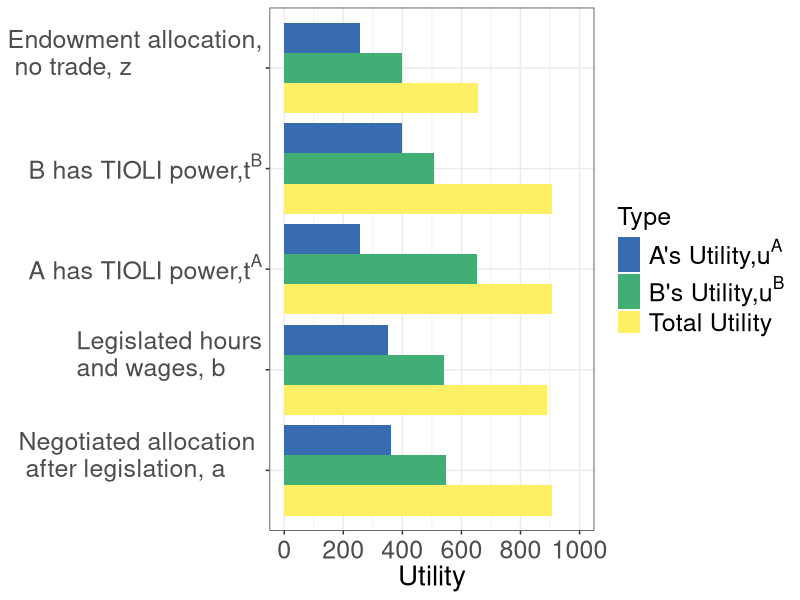
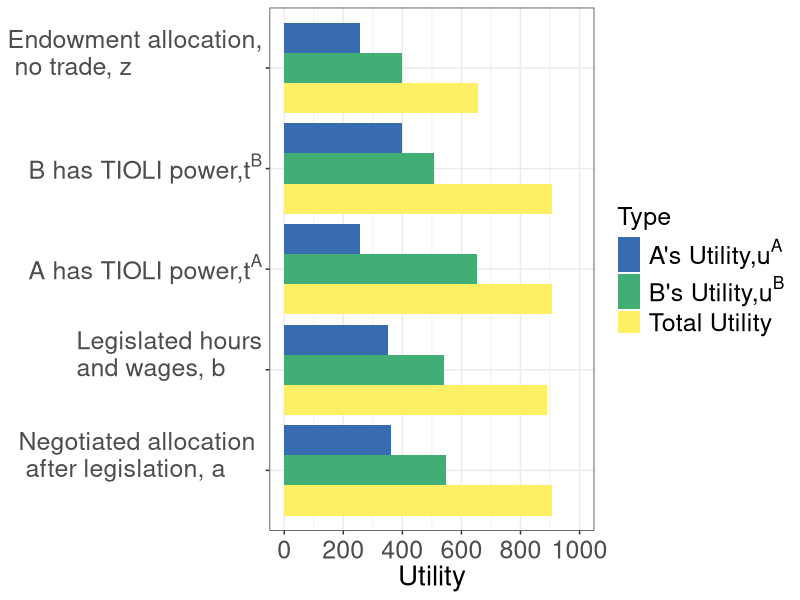

Write R code to recreate these figures, in order.
library(tidyverse)
ua <- c(400, 652, 508, 540, 548)
ub <- c(256, 256, 400, 351, 360)
point <- c("z", "ta", "tb", "b", "a")
totalu <- c(656, 908, 908, 891, 908)
df <- tibble(point, ua, ub, totalu)
dfnar <- 
  df %>% 
  gather(type, Utility, -point) %>% 
  arrange(point)
xaxislabs <- c("a",  "b",  expression(paste(t^A)), expression(paste(t^B)), "z")
x1 <- c("Endowment allocation,\n no trade, z")
x2 <- c(expression(paste("A has TIOLI power,", t^A)))
x3 <- c(expression(paste("B has TIOLI power,", t^B)))
x5 <- c("Negotiated allocation \n after legislation, a")
dfplot <-
  dfnar %>%
  mutate(point = factor(point, levels = c("z", "ta", "tb", "b", "a")),
         type = factor(type, levels = c("ub","ua", "totalu")))

plot1 <- dfnar %>% 
  ggplot(aes(x = point, y = Utility)) +
  geom_bar(aes(group = type, fill = type), stat = "identity", position = position_dodge()) + 
  #geom_text(aes(x = point, y = Utility, label = Utility)) +
  #scale_x_discrete(labels = xaxislabs) + 
  scale_x_discrete(labels=c("z" = x1, "ta" = x2,
                            "tb" = x3, "b" = " Legislated hours\n and wages, b", "a" = x5)) +
  scale_y_continuous(breaks = seq(0,1000,200),
                   labels = seq(0,1000,200),
                   limits = c(0,1000)) +
  scale_fill_manual(values=c("#386cb0","#41AE76","#FFEF66"), 
                    name = "Type",
                    breaks = c("ub", "ua", "totalu"), 
                    labels = c(expression(paste("A's Utility,", u^A)), expression(paste("B's Utility,", u^B)), "Total Utility"))+
  #xlab("Point in the Edgeworth Box") + 
  theme_bw() +
  theme(axis.title = element_text(size = 20),
        axis.title.y = element_blank(),
        axis.text.y = element_text(size = 18),
        #legend.title = element_text(size = 16),
        legend.text = element_text(size = 18),
        legend.title = element_text(size = 18),
        axis.text.x  = element_text(vjust = 0.5, size = 18)) + 
  coord_flip()
plot1 



ggsave("property/unions_bargraph.pdf", plot1, width = 10, height = 7)

# scale_fill_discrete(name = "", 
#                     breaks = c("ua", "ub", "totalu"), 
#                     labels = c(expression(paste("A's Utility, ", u^A)), expression(paste("B's Utility, ",u^B), "Total Utility"))
# ) +
#   scale_color_discrete(name = "", 
#                        breaks = c("ua", "ub", "totalu"), 
#                        labels = c(expression(paste("A's Utility, ", u^A)), expression(paste("B's Utility, ",u^B), "Total Utility"))
#   ) +
